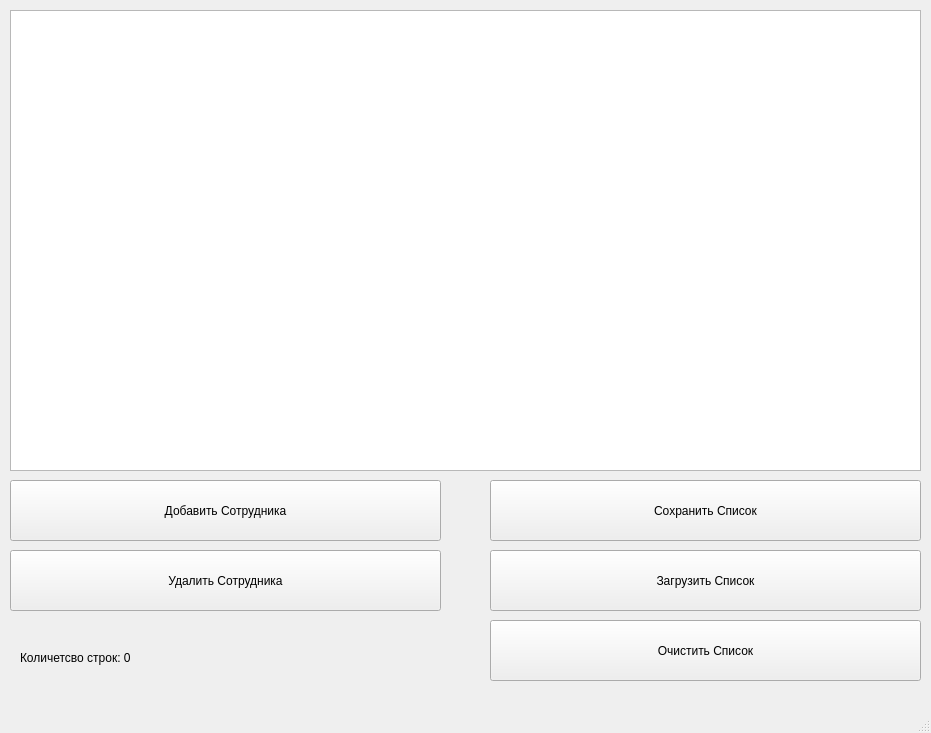
<?xml version="1.0" encoding="UTF-8"?>
<ui version="4.0">
 <class>MainWindow</class>
 <widget class="QMainWindow" name="MainWindow">
  <property name="geometry">
   <rect>
    <x>0</x>
    <y>0</y>
    <width>931</width>
    <height>733</height>
   </rect>
  </property>
  <property name="windowTitle">
   <string>MainWindow</string>
  </property>
  <widget class="QWidget" name="centralwidget">
   <widget class="QPushButton" name="addEmployeeButton">
    <property name="geometry">
     <rect>
      <x>10</x>
      <y>480</y>
      <width>431</width>
      <height>61</height>
     </rect>
    </property>
    <property name="text">
     <string>Добавить Сотрудника</string>
    </property>
   </widget>
   <widget class="QPushButton" name="pushButton_2">
    <property name="geometry">
     <rect>
      <x>10</x>
      <y>550</y>
      <width>431</width>
      <height>61</height>
     </rect>
    </property>
    <property name="text">
     <string>Удалить Сотрудника</string>
    </property>
   </widget>
   <widget class="QPushButton" name="pushButton_3">
    <property name="geometry">
     <rect>
      <x>490</x>
      <y>550</y>
      <width>431</width>
      <height>61</height>
     </rect>
    </property>
    <property name="text">
     <string>Загрузить Список</string>
    </property>
   </widget>
   <widget class="QPushButton" name="pushButton_4">
    <property name="geometry">
     <rect>
      <x>490</x>
      <y>480</y>
      <width>431</width>
      <height>61</height>
     </rect>
    </property>
    <property name="text">
     <string>Сохранить Список</string>
    </property>
   </widget>
   <widget class="QPushButton" name="pushButton_5">
    <property name="geometry">
     <rect>
      <x>490</x>
      <y>620</y>
      <width>431</width>
      <height>61</height>
     </rect>
    </property>
    <property name="text">
     <string>Очистить Список</string>
    </property>
   </widget>
   <widget class="QTableView" name="tableView">
    <property name="geometry">
     <rect>
      <x>10</x>
      <y>10</y>
      <width>911</width>
      <height>461</height>
     </rect>
    </property>
   </widget>
   <widget class="QLabel" name="rowCountLabel">
    <property name="geometry">
     <rect>
      <x>20</x>
      <y>650</y>
      <width>181</width>
      <height>16</height>
     </rect>
    </property>
    <property name="text">
     <string>Количетсво строк: 0</string>
    </property>
   </widget>
  </widget>
  <widget class="QMenuBar" name="menubar">
   <property name="geometry">
    <rect>
     <x>0</x>
     <y>0</y>
     <width>931</width>
     <height>22</height>
    </rect>
   </property>
  </widget>
  <widget class="QStatusBar" name="statusbar"/>
 </widget>
 <resources/>
 <connections/>
</ui>
